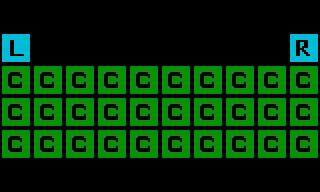

Below is a game level as drawn by its tile map, then a one-line description and the .tmx file that defines it, in full:
An orthogonal 10x6 tile map with 32x32 px tiles, 1 tile layer (Tile Layer), 2 tilesets and 8 objects (8x static).

<map version="1.0" orientation="orthogonal" renderorder="right-up" width="10" height="6" tilewidth="32" tileheight="32" nextobjectid="33">
 <tileset firstgid="1" name="templateTiles" tilewidth="32" tileheight="32">
  <image source="../templateTiles.png" width="128" height="64" />
 </tileset>
 <tileset firstgid="9" name="templateObjects" tilewidth="32" tileheight="32">
  <image source="../templateObjects.png" width="128" height="64" />
 </tileset>
 <layer name="Tile Layer" width="10" height="6">
  <data>
   <tile gid="0" />
   <tile gid="0" />
   <tile gid="0" />
   <tile gid="0" />
   <tile gid="0" />
   <tile gid="0" />
   <tile gid="0" />
   <tile gid="0" />
   <tile gid="0" />
   <tile gid="0" />
   <tile gid="2" />
   <tile gid="0" />
   <tile gid="0" />
   <tile gid="0" />
   <tile gid="0" />
   <tile gid="0" />
   <tile gid="0" />
   <tile gid="0" />
   <tile gid="0" />
   <tile gid="3" />
   <tile gid="1" />
   <tile gid="1" />
   <tile gid="1" />
   <tile gid="1" />
   <tile gid="1" />
   <tile gid="1" />
   <tile gid="1" />
   <tile gid="1" />
   <tile gid="1" />
   <tile gid="1" />
   <tile gid="1" />
   <tile gid="1" />
   <tile gid="1" />
   <tile gid="1" />
   <tile gid="1" />
   <tile gid="1" />
   <tile gid="1" />
   <tile gid="1" />
   <tile gid="1" />
   <tile gid="1" />
   <tile gid="1" />
   <tile gid="1" />
   <tile gid="1" />
   <tile gid="1" />
   <tile gid="1" />
   <tile gid="1" />
   <tile gid="1" />
   <tile gid="1" />
   <tile gid="1" />
   <tile gid="1" />
   <tile gid="0" />
   <tile gid="0" />
   <tile gid="0" />
   <tile gid="0" />
   <tile gid="0" />
   <tile gid="0" />
   <tile gid="0" />
   <tile gid="0" />
   <tile gid="0" />
   <tile gid="0" />
  </data>
 </layer>
 <objectgroup name="Object Layer">
  <object id="25" name="static" gid="11" x="32" y="64" width="32" height="32">
   <properties>
    <property name="probability" value="0.25" />
   </properties>
  </object>
  <object id="26" name="static" gid="11" x="64" y="64" width="32" height="32">
   <properties>
    <property name="probability" value="0.25" />
   </properties>
  </object>
  <object id="27" name="static" gid="11" x="96" y="64" width="32" height="32">
   <properties>
    <property name="probability" value="0.25" />
   </properties>
  </object>
  <object id="28" name="static" gid="11" x="128" y="64" width="32" height="32">
   <properties>
    <property name="probability" value="0.25" />
   </properties>
  </object>
  <object id="29" name="static" gid="11" x="160" y="64" width="32" height="32">
   <properties>
    <property name="probability" value="0.25" />
   </properties>
  </object>
  <object id="30" name="static" gid="11" x="192" y="64" width="32" height="32">
   <properties>
    <property name="probability" value="0.25" />
   </properties>
  </object>
  <object id="31" name="static" gid="11" x="224" y="64" width="32" height="32">
   <properties>
    <property name="probability" value="0.25" />
   </properties>
  </object>
  <object id="32" name="static" gid="11" x="256" y="64" width="32" height="32">
   <properties>
    <property name="probability" value="0.25" />
   </properties>
  </object>
 </objectgroup>
</map>
